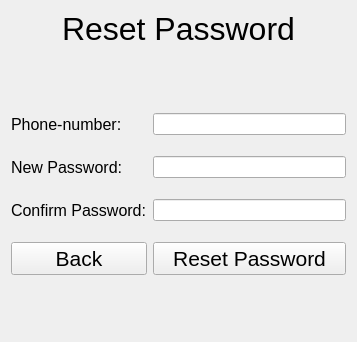
<?xml version="1.0" encoding="UTF-8"?>
<ui version="4.0">
 <class>ResetPasswordPage</class>
 <widget class="QWidget" name="ResetPasswordPage">
  <property name="geometry">
   <rect>
    <x>0</x>
    <y>0</y>
    <width>357</width>
    <height>342</height>
   </rect>
  </property>
  <property name="windowTitle">
   <string>Form</string>
  </property>
  <layout class="QGridLayout" name="gridLayout">
   <item row="10" column="4" colspan="2">
    <spacer name="verticalSpacer_3">
     <property name="orientation">
      <enum>Qt::Orientation::Vertical</enum>
     </property>
     <property name="sizeHint" stdset="0">
      <size>
       <width>20</width>
       <height>40</height>
      </size>
     </property>
    </spacer>
   </item>
   <item row="2" column="4">
    <widget class="QLabel" name="label_phnoe_number">
     <property name="font">
      <font>
       <pointsize>12</pointsize>
      </font>
     </property>
     <property name="text">
      <string>Phone-number:</string>
     </property>
    </widget>
   </item>
   <item row="2" column="5">
    <widget class="QLineEdit" name="lineEdit_phone_number">
     <property name="inputMask">
      <string/>
     </property>
     <property name="text">
      <string/>
     </property>
    </widget>
   </item>
   <item row="6" column="5">
    <widget class="QLineEdit" name="lineEdit_confirm_password">
     <property name="inputMask">
      <string/>
     </property>
     <property name="text">
      <string/>
     </property>
    </widget>
   </item>
   <item row="4" column="5">
    <widget class="QLineEdit" name="lineEdit_new_password">
     <property name="text">
      <string/>
     </property>
    </widget>
   </item>
   <item row="9" column="4">
    <widget class="QPushButton" name="pushButton_back">
     <property name="font">
      <font>
       <pointsize>16</pointsize>
      </font>
     </property>
     <property name="text">
      <string>Back</string>
     </property>
    </widget>
   </item>
   <item row="0" column="4" colspan="2">
    <widget class="QLabel" name="label_reset_password">
     <property name="font">
      <font>
       <pointsize>24</pointsize>
      </font>
     </property>
     <property name="text">
      <string>Reset Password</string>
     </property>
     <property name="alignment">
      <set>Qt::AlignmentFlag::AlignCenter</set>
     </property>
    </widget>
   </item>
   <item row="9" column="5">
    <widget class="QPushButton" name="pushButton_reset_password">
     <property name="font">
      <font>
       <pointsize>16</pointsize>
      </font>
     </property>
     <property name="text">
      <string>Reset Password</string>
     </property>
    </widget>
   </item>
   <item row="4" column="4">
    <widget class="QLabel" name="label_new_password">
     <property name="font">
      <font>
       <pointsize>12</pointsize>
      </font>
     </property>
     <property name="text">
      <string>New Password:</string>
     </property>
    </widget>
   </item>
   <item row="6" column="4">
    <widget class="QLabel" name="confirm_password">
     <property name="font">
      <font>
       <pointsize>12</pointsize>
      </font>
     </property>
     <property name="text">
      <string>Confirm Password:</string>
     </property>
    </widget>
   </item>
   <item row="1" column="4" colspan="2">
    <spacer name="verticalSpacer">
     <property name="orientation">
      <enum>Qt::Orientation::Vertical</enum>
     </property>
     <property name="sizeType">
      <enum>QSizePolicy::Policy::Fixed</enum>
     </property>
     <property name="sizeHint" stdset="0">
      <size>
       <width>20</width>
       <height>60</height>
      </size>
     </property>
    </spacer>
   </item>
   <item row="8" column="4" colspan="2">
    <spacer name="verticalSpacer_2">
     <property name="orientation">
      <enum>Qt::Orientation::Vertical</enum>
     </property>
     <property name="sizeType">
      <enum>QSizePolicy::Policy::Fixed</enum>
     </property>
     <property name="sizeHint" stdset="0">
      <size>
       <width>20</width>
       <height>15</height>
      </size>
     </property>
    </spacer>
   </item>
   <item row="5" column="4" colspan="2">
    <spacer name="verticalSpacer_5">
     <property name="orientation">
      <enum>Qt::Orientation::Vertical</enum>
     </property>
     <property name="sizeType">
      <enum>QSizePolicy::Policy::Fixed</enum>
     </property>
     <property name="sizeHint" stdset="0">
      <size>
       <width>20</width>
       <height>15</height>
      </size>
     </property>
    </spacer>
   </item>
   <item row="3" column="4" colspan="2">
    <spacer name="verticalSpacer_4">
     <property name="orientation">
      <enum>Qt::Orientation::Vertical</enum>
     </property>
     <property name="sizeType">
      <enum>QSizePolicy::Policy::Fixed</enum>
     </property>
     <property name="sizeHint" stdset="0">
      <size>
       <width>20</width>
       <height>15</height>
      </size>
     </property>
    </spacer>
   </item>
  </layout>
 </widget>
 <resources/>
 <connections/>
</ui>
